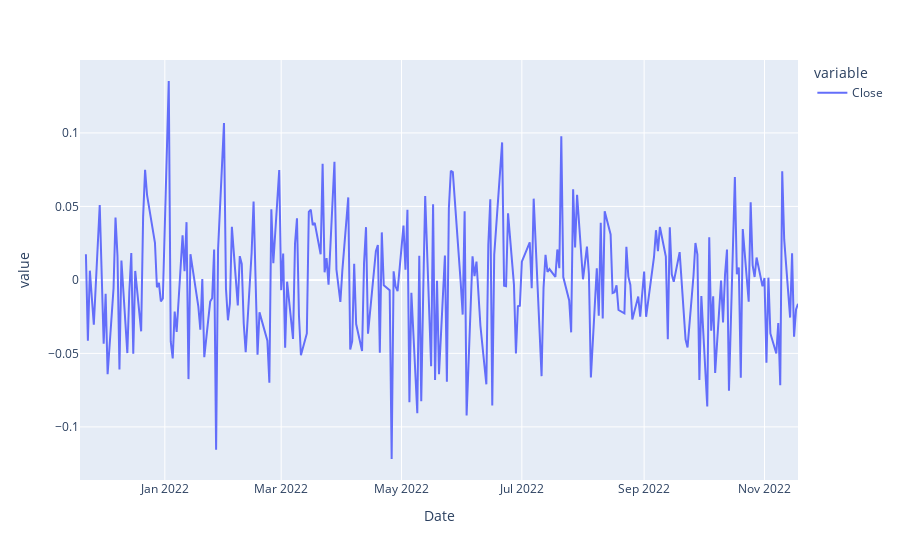

Notebook code for this chart:
### Code cell
px.line(x)

### Figure 1 — Plotly figure (JSON) as saved in the notebook; plotly's stock layout.template omitted (floating-point values rounded to 4 significant figures; data arrays with more than 128 entries replaced by an {"elided": "..."} marker saying what was removed)
{"data": [{"hovertemplate": "variable=Close<br>Date=%{x}<br>value=%{y}<extra></extra>", "legendgroup": "Close", "line": {"color": "#636efa", "dash": "solid"}, "marker": {"symbol": "circle"}, "mode": "lines", "name": "Close", "orientation": "v", "showlegend": true, "type": "scatter", "x": {"elided": "252 str values"}, "xaxis": "x", "y": {"elided": "252 float values"}, "yaxis": "y"}], "layout": {"legend": {"title": {"text": "variable"}, "tracegroupgap": 0}, "margin": {"t": 60}, "xaxis": {"anchor": "y", "domain": [0, 1], "title": {"text": "Date"}}, "yaxis": {"anchor": "x", "domain": [0, 1], "title": {"text": "value"}}}}
